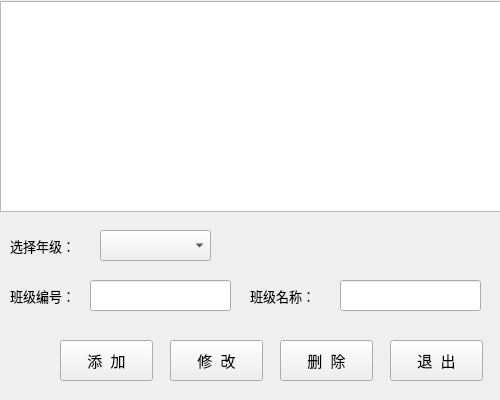
<?xml version="1.0" encoding="UTF-8"?>
<ui version="4.0">
 <class>Form</class>
 <widget class="QWidget" name="Form">
  <property name="geometry">
   <rect>
    <x>0</x>
    <y>0</y>
    <width>500</width>
    <height>400</height>
   </rect>
  </property>
  <property name="windowTitle">
   <string>班级设置</string>
  </property>
  <widget class="QTableView" name="tableView">
   <property name="geometry">
    <rect>
     <x>0</x>
     <y>1</y>
     <width>501</width>
     <height>211</height>
    </rect>
   </property>
  </widget>
  <widget class="QLabel" name="label">
   <property name="geometry">
    <rect>
     <x>10</x>
     <y>230</y>
     <width>81</width>
     <height>31</height>
    </rect>
   </property>
   <property name="font">
    <font>
     <pointsize>10</pointsize>
    </font>
   </property>
   <property name="text">
    <string>选择年级：</string>
   </property>
  </widget>
  <widget class="QComboBox" name="comboBox">
   <property name="geometry">
    <rect>
     <x>100</x>
     <y>230</y>
     <width>111</width>
     <height>31</height>
    </rect>
   </property>
  </widget>
  <widget class="QLabel" name="label_2">
   <property name="geometry">
    <rect>
     <x>10</x>
     <y>280</y>
     <width>81</width>
     <height>31</height>
    </rect>
   </property>
   <property name="font">
    <font>
     <pointsize>10</pointsize>
    </font>
   </property>
   <property name="text">
    <string>班级编号：</string>
   </property>
  </widget>
  <widget class="QLineEdit" name="lineEdit">
   <property name="geometry">
    <rect>
     <x>90</x>
     <y>280</y>
     <width>141</width>
     <height>31</height>
    </rect>
   </property>
  </widget>
  <widget class="QLabel" name="label_3">
   <property name="geometry">
    <rect>
     <x>250</x>
     <y>280</y>
     <width>81</width>
     <height>31</height>
    </rect>
   </property>
   <property name="font">
    <font>
     <pointsize>10</pointsize>
    </font>
   </property>
   <property name="text">
    <string>班级名称：</string>
   </property>
  </widget>
  <widget class="QLineEdit" name="lineEdit_2">
   <property name="geometry">
    <rect>
     <x>340</x>
     <y>280</y>
     <width>141</width>
     <height>31</height>
    </rect>
   </property>
  </widget>
  <widget class="QPushButton" name="pushButton">
   <property name="geometry">
    <rect>
     <x>60</x>
     <y>340</y>
     <width>93</width>
     <height>41</height>
    </rect>
   </property>
   <property name="font">
    <font>
     <pointsize>11</pointsize>
    </font>
   </property>
   <property name="text">
    <string>添  加</string>
   </property>
  </widget>
  <widget class="QPushButton" name="pushButton_2">
   <property name="geometry">
    <rect>
     <x>170</x>
     <y>340</y>
     <width>93</width>
     <height>41</height>
    </rect>
   </property>
   <property name="font">
    <font>
     <pointsize>11</pointsize>
    </font>
   </property>
   <property name="text">
    <string>修  改</string>
   </property>
  </widget>
  <widget class="QPushButton" name="pushButton_3">
   <property name="geometry">
    <rect>
     <x>280</x>
     <y>340</y>
     <width>93</width>
     <height>41</height>
    </rect>
   </property>
   <property name="font">
    <font>
     <pointsize>11</pointsize>
    </font>
   </property>
   <property name="text">
    <string>删  除</string>
   </property>
  </widget>
  <widget class="QPushButton" name="pushButton_4">
   <property name="geometry">
    <rect>
     <x>390</x>
     <y>340</y>
     <width>93</width>
     <height>41</height>
    </rect>
   </property>
   <property name="font">
    <font>
     <pointsize>11</pointsize>
    </font>
   </property>
   <property name="text">
    <string>退  出</string>
   </property>
  </widget>
 </widget>
 <resources/>
 <connections/>
</ui>
